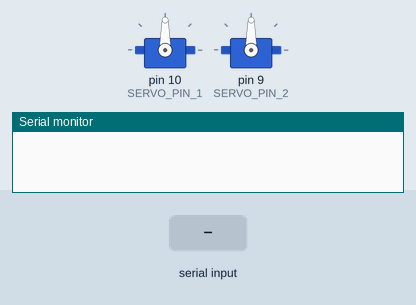
Simulated run of this sketch. Board: Arduino Uno, built with avr-gcc and run on an emulated ATmega328P. Shown: 2 × servo, the last lines printed to the serial monitor. Inputs (shaded band) come from the test bench.

Above: at 1.2 s.
1.3 s: "90;45\n" received over Serial
At 2.5 s:
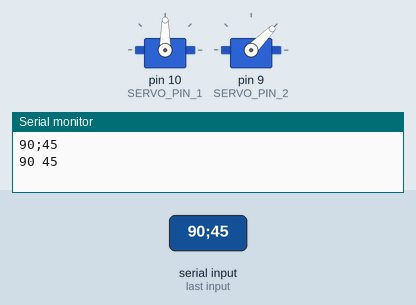
2.8 s: "200\n" received over Serial
At 3.8 s:
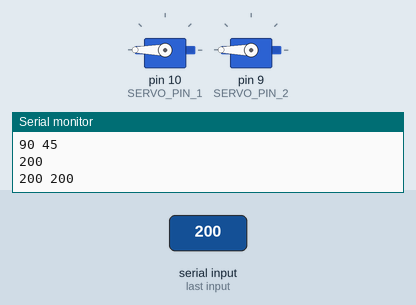
Timing chart, 0 to 5.8 s (numbered marks = the images above; inputs shaded):
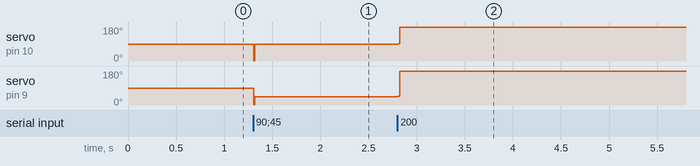

The sketch:

2_servo_copy_20240707185437.ino
```cpp
#include <Servo.h>

Servo servo0;
Servo servo1;

struct ServoCmd {
  int pos = 0;
  int target = 0;
};

ServoCmd cmd_servo0;
ServoCmd cmd_servo1;

constexpr unsigned int SERVO_PIN_1 = 10;
constexpr unsigned int SERVO_PIN_2 = 9;

void setup() {
  servo0.attach(SERVO_PIN_1);
  servo1.attach(SERVO_PIN_2);
  Serial.begin(9600);
}

int cmd_threshold(int target, int pos) {
  if (pos > target) {
    return -1;
  }
  else if (pos < target) {
    return 1;
  }
  return 0;
}

void update_servo(ServoCmd* cmd, Servo* servo) {
  int dx = cmd_threshold(cmd->target, cmd->pos);
  if (dx != 0 && cmd->pos <= 180 && cmd->pos >= 0){
    cmd->pos += dx;
    servo->write(cmd->pos);
  }

}

void loop() {
  if (Serial.available()) {
    String msg = Serial.readStringUntil('\n');
    unsigned int pos = msg.indexOf(';');
    cmd_servo0.target = atoi(msg.substring(0, pos).c_str());
    cmd_servo1.target = atoi(msg.substring(pos + 1, msg.length()).c_str());
    Serial.println(msg);
    Serial.print(cmd_servo0.target);
    Serial.print(" ");
    Serial.println(cmd_servo1.target);
  }
  update_servo(&cmd_servo0, &servo0);
  update_servo(&cmd_servo1, &servo1);
}
```

Measured:
- after the input at 1.3 s, servo on pin 10 (SERVO_PIN_1): 90° → 1° at once, → 90° 0.01 s later; servo on pin 9 (SERVO_PIN_2): 90° → 45° at once
- after the input at 2.8 s, servo on pin 10 (SERVO_PIN_1): 90° → 180° at once; servo on pin 9 (SERVO_PIN_2): 45° → 180° at once
